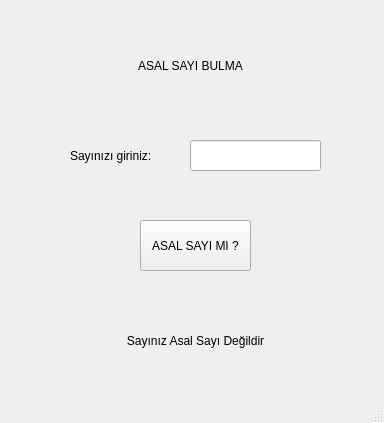
<?xml version="1.0" encoding="UTF-8"?>
<ui version="4.0">
 <class>MainWindow</class>
 <widget class="QMainWindow" name="MainWindow">
  <property name="geometry">
   <rect>
    <x>0</x>
    <y>0</y>
    <width>384</width>
    <height>423</height>
   </rect>
  </property>
  <property name="windowTitle">
   <string>MainWindow</string>
  </property>
  <widget class="QWidget" name="centralwidget">
   <widget class="QLabel" name="label_Baslik">
    <property name="geometry">
     <rect>
      <x>90</x>
      <y>40</y>
      <width>201</width>
      <height>51</height>
     </rect>
    </property>
    <property name="text">
     <string>ASAL SAYI BULMA</string>
    </property>
    <property name="textFormat">
     <enum>Qt::AutoText</enum>
    </property>
    <property name="scaledContents">
     <bool>true</bool>
    </property>
    <property name="alignment">
     <set>Qt::AlignCenter</set>
    </property>
    <property name="margin">
     <number>0</number>
    </property>
    <property name="textInteractionFlags">
     <set>Qt::NoTextInteraction</set>
    </property>
   </widget>
   <widget class="QLabel" name="label_sayiGir">
    <property name="geometry">
     <rect>
      <x>70</x>
      <y>140</y>
      <width>111</width>
      <height>31</height>
     </rect>
    </property>
    <property name="text">
     <string>Sayınızı giriniz:</string>
    </property>
   </widget>
   <widget class="QLineEdit" name="lineEdit_sayiGir">
    <property name="geometry">
     <rect>
      <x>190</x>
      <y>140</y>
      <width>131</width>
      <height>31</height>
     </rect>
    </property>
   </widget>
   <widget class="QPushButton" name="pushButton">
    <property name="geometry">
     <rect>
      <x>140</x>
      <y>220</y>
      <width>111</width>
      <height>51</height>
     </rect>
    </property>
    <property name="text">
     <string>ASAL SAYI MI ?</string>
    </property>
   </widget>
   <widget class="QLabel" name="label_Sonuc">
    <property name="geometry">
     <rect>
      <x>100</x>
      <y>310</y>
      <width>191</width>
      <height>61</height>
     </rect>
    </property>
    <property name="text">
     <string>Sayınız Asal Sayı Değildir</string>
    </property>
    <property name="alignment">
     <set>Qt::AlignCenter</set>
    </property>
   </widget>
  </widget>
  <widget class="QStatusBar" name="statusbar"/>
 </widget>
 <resources/>
 <connections/>
</ui>
